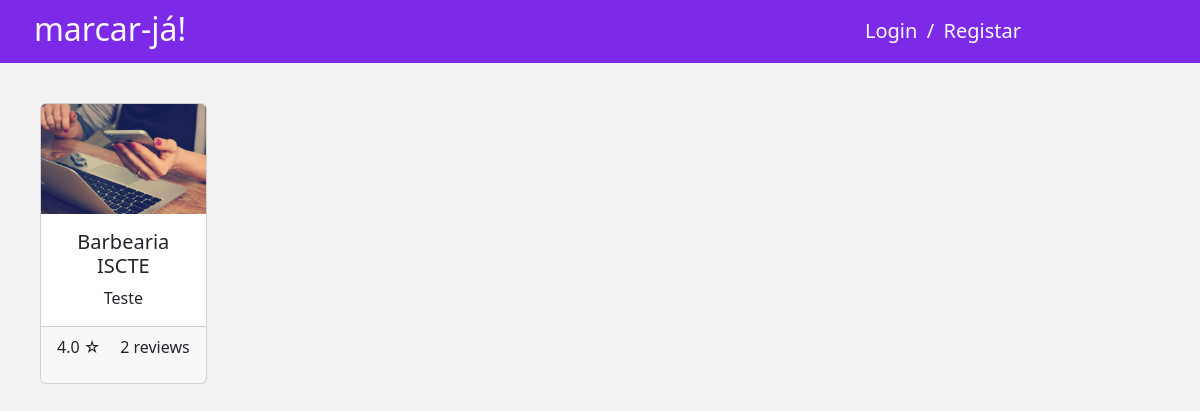
Before: /my_scheduler_api/ with the older database file.
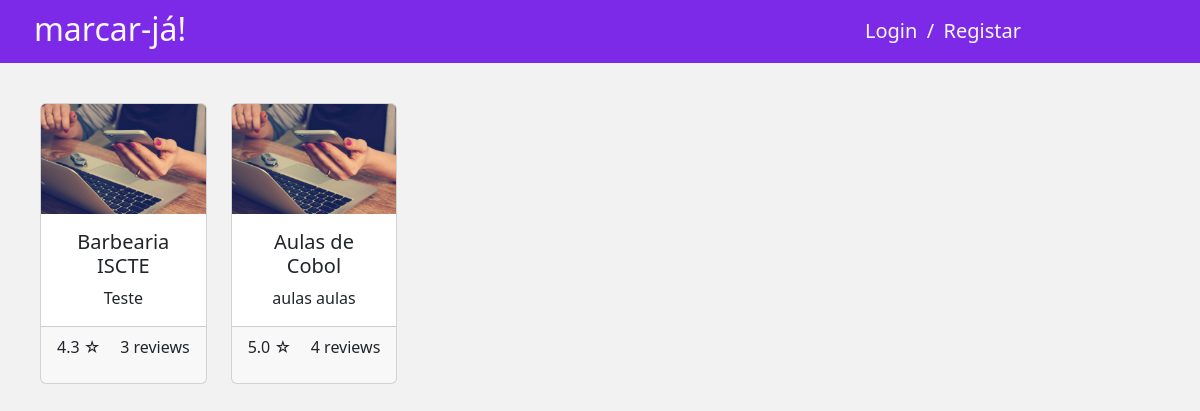
After: the same page with the newer database file.
### my_scheduler_api/models.py (models this page shows, shortened)
class Services(models.Model):
    client = models.ForeignKey(Client, on_delete=models.CASCADE)
    name = models.CharField(max_length=100)
    selected_times = models.JSONField()
    menuItems = models.JSONField()
    description = models.TextField()
    address = models.CharField(max_length=255)
    icon = models.ImageField(default="static/media/profile_default.png")
    banner = models.ImageField(default="static/media/profile_default.png")
    is_approved = models.BooleanField(default=False)
    def calculate_average_rating(self):
        reviews = Review.objects.filter(service=self)
        average_rating = reviews.aggregate(Avg('stars'))['stars__avg']
        if average_rating is None:
            return 0
        else:
            return round(average_rating, 1)
    def review_count(self):
        reviews = Review.objects.filter(service=self)
        count = reviews.count()
        return count

### my_scheduler_api/views.py (the view)
# urls.py: path('', views.index, name="index"),
def index(request):
    services = Services.objects.all()
    return render(request, 'index.html', {'services': services})

### my_scheduler_api/templates/index.html (shortened to what this page needs)
<!DOCTYPE html>
<html lang="pt">
<head>
    <link rel="stylesheet"
          href="https://cdnjs.cloudflare.com/ajax/libs/bootstrap-select/1.14.0-beta2/css/bootstrap-select.min.css">
    {% load static %}
    <link rel="stylesheet" type="text/css" href="{% static 'my_scheduler_api/bootstrap.min.css' %}"/>
    <link rel="stylesheet" type="text/css" href="{% static 'my_scheduler_api/style.css' %}"/>
</head>
<body class="bodyDiferent">
<header class="container-fluid">
    <div class="d-flex flex-row justify-content-between align-items-center">
        <div class="mr-left col-2">
            <a class="link-light link-opacity-50-hover link-underline link-underline-opacity-0"
               href="{% url 'my_scheduler_api:index' %}"><h2>marcar-já!</h2></a>
        </div>
        <div class="mr-right col-5">
            {% if not request.user.is_authenticated %}
                <a class="link-light link-opacity-50-hover link-underline link-underline-opacity-0"
                   href="{% url 'my_scheduler_api:register_or_login' %}?tab=login"><h5 class="d-inline">Login</h5></a>
                <h5 class="d-inline">&nbsp/&nbsp</h5>
                <a class="link-light link-opacity-50-hover link-underline link-underline-opacity-0"
                   href="{% url 'my_scheduler_api:register_or_login' %}?tab=register"><h5 class="d-inline">Registar</h5>
                </a>
            {% endif %}
        </div>
    </div>
</header>
<div class="content mt-4 ml-4 mr-4 mb-4">
    {% block conteudo %}
        <div class="row g-4" id="content-container">
            {% for service in services %}
                {% if service.is_approved %}
                    <div class="col-12 col-sm-6 col-md-4 col-lg-3 col-xl-2">
                        <a href="{% url 'my_scheduler_api:serviceDetail' service.id %}" class="service-link">
                            <div class="card h-100">
                                <img src="{% static 'my_scheduler_api/images/frontImg.jpg' %}" class="card-img-top"
                                     alt="Icone de {{ service.name }}">
                                <div class="card-body">
                                    <h5 class="card-title">{{ service.name }}</h5>
                                    <p class="card-text">{{ service.description |truncatechars:150 }}</p>
                                </div>
                                <div class="card-footer d-flex justify-content-between">
                                    <div class="left-content">
                                        <p class="average-rating">{{ service.calculate_average_rating }} ☆</p>
                                    </div>
                                    <div class="right-content">
                                        {% if service.review_count == 1 %}
                                            <p class="review-count">{{ service.review_count }} review</p>
                                        {% else %}
                                            <p class="review-count">{{ service.review_count }} reviews</p>
                                        {% endif %}
                                    </div>
                                </div>
                            </div>
                        </a>
                    </div>
                {% endif %}
            {% endfor %}
        </div>
    {% endblock %}
</div>
</body>
</html>

### my_scheduler_api/static/my_scheduler_api/style.css (style rules this page uses)
header { background-color: #7d2ae8; color: #fff; }
h2 { margin-top: 10px; margin-bottom: 15px; }
body { text-align: center; }

Changed rows visible on the page:
computed for Services "Barbearia ISCTE": calculate_average_rating "4.0" → "4.3"; review_count "2" → "3"
added Services: is_approved True (drawn), name "Aulas de Cobol", description "aulas aulas", calculate_average_rating "5.0", review_count "4"
